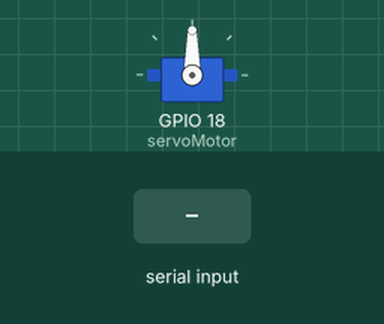
Simulated run of this sketch. Board: ESP32. Shown: servo. Inputs (shaded band) come from the test bench.

Above: at 1.2 s.
1.3 s: "90,45\n" received over Serial
At 1.9 s:
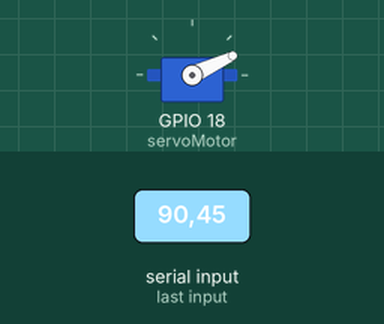
2.8 s: "30,150\n" received over Serial
At 4.0 s:
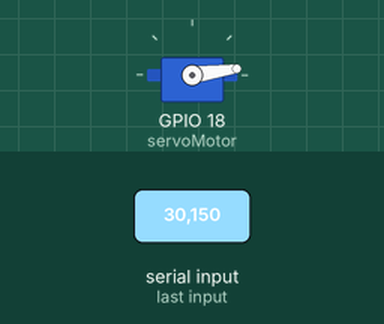
4.3 s: "200\n" received over Serial
At 5.4 s:
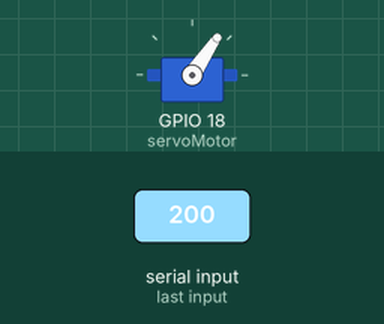
5.8 s: "90\n" received over Serial
At 6.5 s:
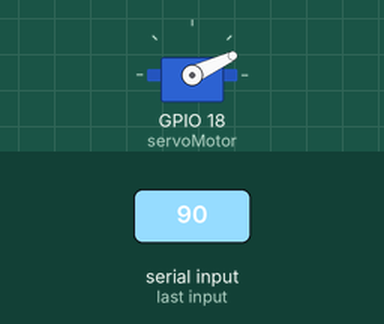
Timing chart, 0 to 8.3 s (numbered marks = the images above; inputs shaded):
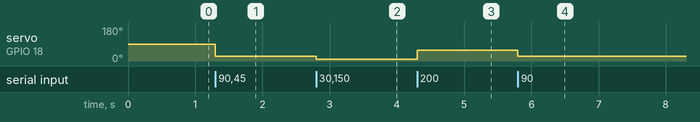

Measured:
- after the input at 1.3 s, servo on GPIO 18 (servoMotor): 90° → 25° at once
- after the input at 2.8 s, servo on GPIO 18 (servoMotor): 25° → 8° at once
- after the input at 4.3 s, servo on GPIO 18 (servoMotor): 8° → 56° at once
- after the input at 5.8 s, servo on GPIO 18 (servoMotor): 56° → 25° at once

The sketch:

CodeArduino.ino
```cpp
#include <ESP32Servo.h>

Servo servoMotor; // Inisialisasi objek servo

void setup() {
  Serial.begin(9600); // Inisialisasi komunikasi serial dengan kecepatan 9600 bps
  servoMotor.attach(18); // Hubungkan servo motor ke pin 9
}

void loop() {
  if (Serial.available() > 0) { // Periksa apakah data tersedia dari komunikasi serial
    String data = Serial.readStringUntil('\n'); // Baca data yang diterima hingga karakter newline (\n)

    // Pisahkan data posisi X dan Y
    int posX = data.substring(data.indexOf('X') + 1, data.indexOf('Y')).toInt();
    int posY = data.substring(data.indexOf('Y') + 1).toInt();

    // Lakukan sesuatu berdasarkan posisi objek
    moveServo(posX);
  }
}

// Fungsi untuk menggerakkan servo motor berdasarkan posisi X
void moveServo(int posX) {
  // Map posisi X dari rentang piksel layar (0-640) menjadi rentang sudut servo (0-180)
  int angle = map(posX, 0, 640, 0, 180);

  servoMotor.write(angle); // Gerakkan servo ke posisi yang dihitung
}
```
